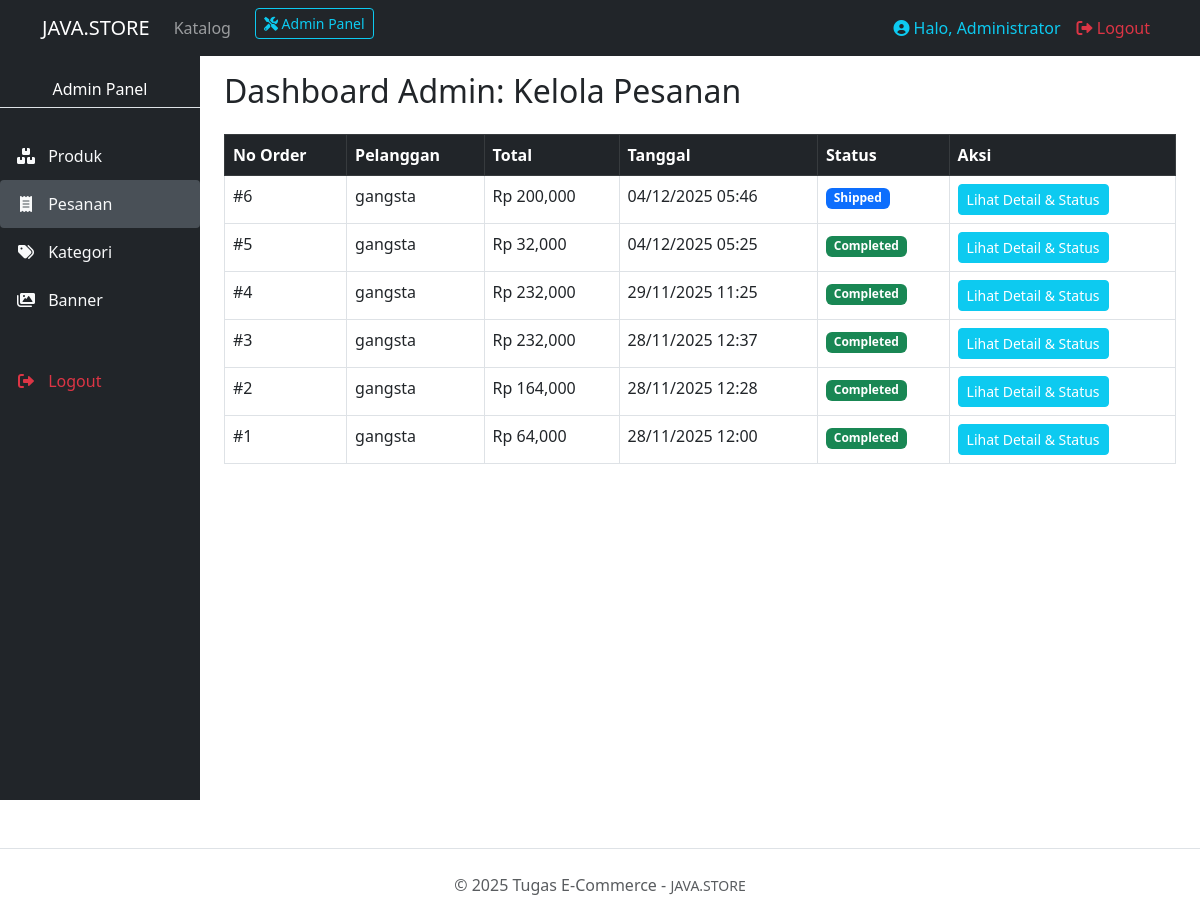
The page /toko_online/admin_order.php (signed in) on the database as committed earlier.
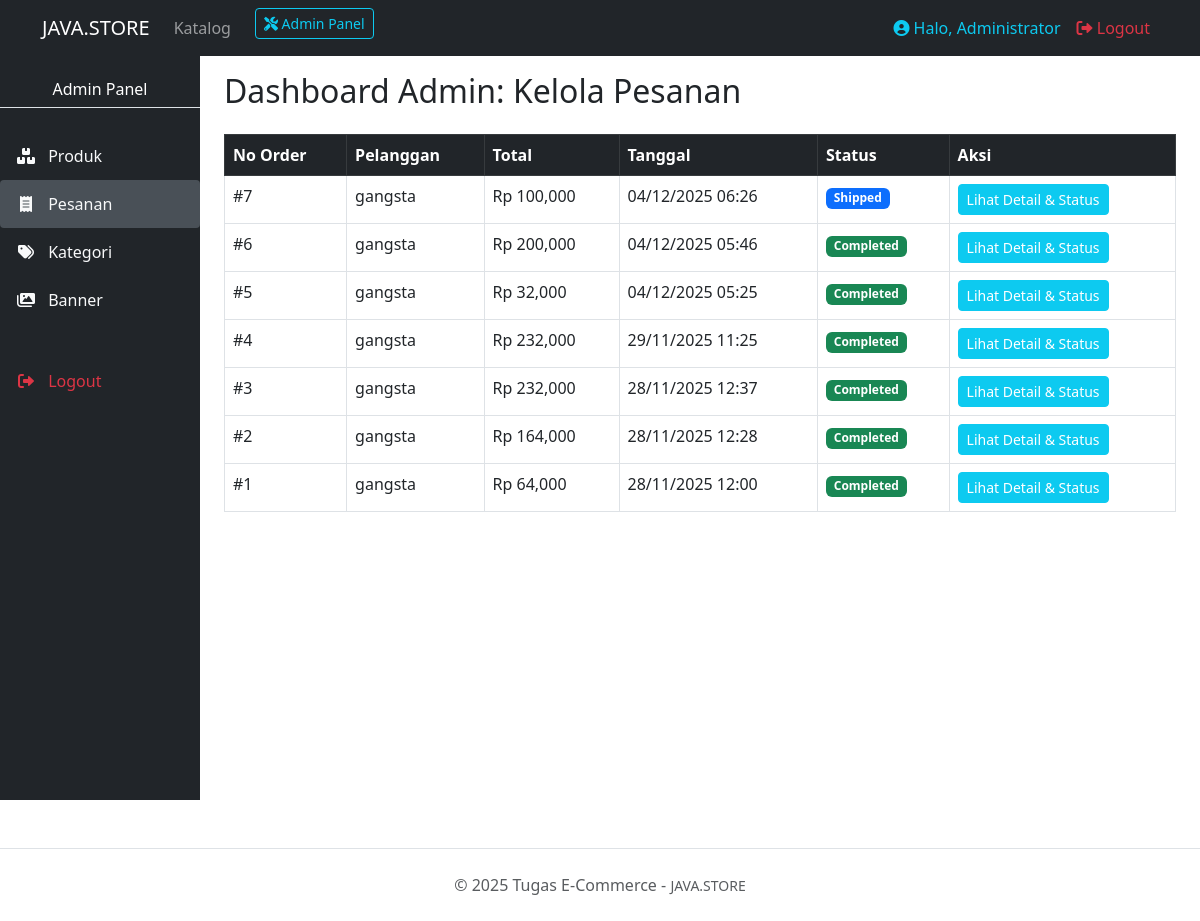
The same page on the database as committed later.
### tables this page shows
CREATE TABLE `orders` (
  `id` int(11) NOT NULL,
  `user_id` int(11) DEFAULT NULL,
  `order_number` varchar(100) NOT NULL,
  `total_amount` decimal(10,2) NOT NULL,
  `status` enum('pending','paid','shipped','completed','cancelled') DEFAULT 'pending',
  `shipping_address` text DEFAULT NULL,
  `created_at` timestamp NOT NULL DEFAULT current_timestamp()
);

CREATE TABLE `users` (
  `id` int(11) NOT NULL,
  `name` varchar(100) NOT NULL,
  `email` varchar(100) NOT NULL,
  `password_hash` varchar(255) NOT NULL,
  `phone` varchar(20) DEFAULT NULL,
  `address` text DEFAULT NULL,
  `role` enum('admin','user') DEFAULT 'user',
  `created_at` timestamp NOT NULL DEFAULT current_timestamp()
);

### toko_online/admin_order.php (the view, shortened to what this page needs)
<?php include 'koneksi.php'; include 'header.php';
?>
<h2 class="mb-4">Dashboard Admin: Kelola Pesanan</h2>
<table class="table table-hover table-bordered">
    <thead class="table-dark">
        <tr>
            <th>No Order</th>
            <th>Pelanggan</th>
            <th>Total</th>
            <th>Tanggal</th>
            <th>Status</th>
            <th>Aksi</th>
        </tr>
    </thead>
    <tbody>
        <?php
        $orders = mysqli_query($conn, "SELECT o.*, u.name as user_name
                                        FROM orders o
                                        JOIN users u ON o.user_id = u.id
                                        ORDER BY o.created_at DESC");
        while ($o = mysqli_fetch_assoc($orders)) {
            $status_color = match($o['status']) {
                'pending' => 'warning',
                'paid' => 'info',
                'shipped' => 'primary',
                'completed' => 'success',
                default => 'secondary'
            };
            echo "<tr>
                <td>#{$o['id']}</td>
                <td>{$o['user_name']}</td>
                <td>Rp ".number_format($o['total_amount'])."</td>
                <td>".date('d/m/Y H:i', strtotime($o['created_at']))."</td>
                <td><span class='badge bg-{$status_color}'>".ucfirst($o['status'])."</span></td>
                <td>
                    <a href='detail_order_admin.php?id={$o['id']}' class='btn btn-sm btn-info text-white'>Lihat Detail & Status</a>
                </td>
            </tr>";
        }
        ?>
    </tbody>
</table>
<?php include 'footer.php'; ?>

Rows that differ between the two databases and show on the page:
added orders: id "7", user.name "gangsta", total_amount "100,000", created_at "04/12/2025 06:26", status "Shipped"
changed orders id 6: status "Shipped" → "Completed"
